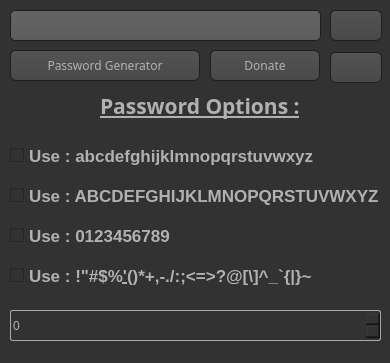
<?xml version="1.0" encoding="UTF-8"?>
<ui version="4.0">
 <class>MainWindow</class>
 <widget class="QMainWindow" name="MainWindow">
  <property name="geometry">
   <rect>
    <x>0</x>
    <y>0</y>
    <width>390</width>
    <height>363</height>
   </rect>
  </property>
  <property name="minimumSize">
   <size>
    <width>390</width>
    <height>363</height>
   </size>
  </property>
  <property name="maximumSize">
   <size>
    <width>390</width>
    <height>363</height>
   </size>
  </property>
  <property name="font">
   <font>
    <pointsize>11</pointsize>
   </font>
  </property>
  <property name="windowTitle">
   <string>Password Generator</string>
  </property>
  <property name="windowIcon">
   <iconset resource="icons.qrc">
    <normaloff>:/newPrefix/icon_Programme.png</normaloff>
    <normalon>:/newPrefix/passworrdd.png</normalon>:/newPrefix/icon_Programme.png</iconset>
  </property>
  <property name="styleSheet">
   <string notr="true">QToolTip
{
     border: 1px solid black;
     background-color: #ffa02f;
     padding: 1px;
     border-radius: 3px;
     opacity: 100;
}

QWidget
{
    color: #b1b1b1;
    background-color: #323232;
}

QTreeView, QListView
{
    background-color: silver;
    margin-left: 5px;
}

QWidget:item:hover
{
    background-color: QLinearGradient( x1: 0, y1: 0, x2: 0, y2: 1, stop: 0 #ffa02f, stop: 1 #ca0619);
    color: #000000;
}

QWidget:item:selected
{
    background-color: QLinearGradient( x1: 0, y1: 0, x2: 0, y2: 1, stop: 0 #ffa02f, stop: 1 #d7801a);
}

QMenuBar::item
{
    background: transparent;
}

QMenuBar::item:selected
{
    background: transparent;
    border: 1px solid #ffaa00;
}

QMenuBar::item:pressed
{
    background: #444;
    border: 1px solid #000;
    background-color: QLinearGradient(
        x1:0, y1:0,
        x2:0, y2:1,
        stop:1 #212121,
        stop:0.4 #343434/*,
        stop:0.2 #343434,
        stop:0.1 #ffaa00*/
    );
    margin-bottom:-1px;
    padding-bottom:1px;
}

QMenu
{
    border: 1px solid #000;
}

QMenu::item
{
    padding: 2px 20px 2px 20px;
}

QMenu::item:selected
{
    color: #000000;
}

QWidget:disabled
{
    color: #808080;
    background-color: #323232;
}

QAbstractItemView
{
    background-color: QLinearGradient( x1: 0, y1: 0, x2: 0, y2: 1, stop: 0 #4d4d4d, stop: 0.1 #646464, stop: 1 #5d5d5d);
}

QWidget:focus
{
    /*border: 1px solid darkgray;*/
}

QLineEdit
{
    background-color: QLinearGradient( x1: 0, y1: 0, x2: 0, y2: 1, stop: 0 #4d4d4d, stop: 0 #646464, stop: 1 #5d5d5d);
    padding: 1px;
    border-style: solid;
    border: 1px solid #1e1e1e;
    border-radius: 5;
}

QPushButton
{
    color: #b1b1b1;
    background-color: QLinearGradient( x1: 0, y1: 0, x2: 0, y2: 1, stop: 0 #565656, stop: 0.1 #525252, stop: 0.5 #4e4e4e, stop: 0.9 #4a4a4a, stop: 1 #464646);
    border-width: 1px;
    border-color: #1e1e1e;
    border-style: solid;
    border-radius: 6;
    padding: 3px;
    font-size: 12px;
    padding-left: 5px;
    padding-right: 5px;
    min-width: 40px;
}

QPushButton:pressed
{
    background-color: QLinearGradient( x1: 0, y1: 0, x2: 0, y2: 1, stop: 0 #2d2d2d, stop: 0.1 #2b2b2b, stop: 0.5 #292929, stop: 0.9 #282828, stop: 1 #252525);
}

QComboBox
{
    selection-background-color: #ffaa00;
    background-color: QLinearGradient( x1: 0, y1: 0, x2: 0, y2: 1, stop: 0 #565656, stop: 0.1 #525252, stop: 0.5 #4e4e4e, stop: 0.9 #4a4a4a, stop: 1 #464646);
    border-style: solid;
    border: 1px solid #1e1e1e;
    border-radius: 5;
}

QComboBox:hover,QPushButton:hover
{
    border: 2px solid QLinearGradient( x1: 0, y1: 0, x2: 0, y2: 1, stop: 0 #ffa02f, stop: 1 #d7801a);
}


QComboBox:on
{
    padding-top: 3px;
    padding-left: 4px;
    background-color: QLinearGradient( x1: 0, y1: 0, x2: 0, y2: 1, stop: 0 #2d2d2d, stop: 0.1 #2b2b2b, stop: 0.5 #292929, stop: 0.9 #282828, stop: 1 #252525);
    selection-background-color: #ffaa00;
}

QComboBox QAbstractItemView
{
    border: 2px solid darkgray;
    selection-background-color: QLinearGradient( x1: 0, y1: 0, x2: 0, y2: 1, stop: 0 #ffa02f, stop: 1 #d7801a);
}

QComboBox::drop-down
{
     subcontrol-origin: padding;
     subcontrol-position: top right;
     width: 15px;

     border-left-width: 0px;
     border-left-color: darkgray;
     border-left-style: solid; /* just a single line */
     border-top-right-radius: 3px; /* same radius as the QComboBox */
     border-bottom-right-radius: 3px;
 }

QComboBox::down-arrow
{
     image: url(:/dark_orange/img/down_arrow.png);
}

QGroupBox
{
    border: 1px solid darkgray;
    margin-top: 10px;
}

QGroupBox:focus
{
    border: 1px solid darkgray;
}

QTextEdit:focus
{
    border: 1px solid darkgray;
}

QScrollBar:horizontal {
     border: 1px solid #222222;
     background: QLinearGradient( x1: 0, y1: 0, x2: 0, y2: 1, stop: 0.0 #121212, stop: 0.2 #282828, stop: 1 #484848);
     height: 7px;
     margin: 0px 16px 0 16px;
}

QScrollBar::handle:horizontal
{
      background: QLinearGradient( x1: 0, y1: 0, x2: 1, y2: 0, stop: 0 #ffa02f, stop: 0.5 #d7801a, stop: 1 #ffa02f);
      min-height: 20px;
      border-radius: 2px;
}

QScrollBar::add-line:horizontal {
      border: 1px solid #1b1b19;
      border-radius: 2px;
      background: QLinearGradient( x1: 0, y1: 0, x2: 1, y2: 0, stop: 0 #ffa02f, stop: 1 #d7801a);
      width: 14px;
      subcontrol-position: right;
      subcontrol-origin: margin;
}

QScrollBar::sub-line:horizontal {
      border: 1px solid #1b1b19;
      border-radius: 2px;
      background: QLinearGradient( x1: 0, y1: 0, x2: 1, y2: 0, stop: 0 #ffa02f, stop: 1 #d7801a);
      width: 14px;
     subcontrol-position: left;
     subcontrol-origin: margin;
}

QScrollBar::right-arrow:horizontal, QScrollBar::left-arrow:horizontal
{
      border: 1px solid black;
      width: 1px;
      height: 1px;
      background: white;
}

QScrollBar::add-page:horizontal, QScrollBar::sub-page:horizontal
{
      background: none;
}

QScrollBar:vertical
{
      background: QLinearGradient( x1: 0, y1: 0, x2: 1, y2: 0, stop: 0.0 #121212, stop: 0.2 #282828, stop: 1 #484848);
      width: 7px;
      margin: 16px 0 16px 0;
      border: 1px solid #222222;
}

QScrollBar::handle:vertical
{
      background: QLinearGradient( x1: 0, y1: 0, x2: 0, y2: 1, stop: 0 #ffa02f, stop: 0.5 #d7801a, stop: 1 #ffa02f);
      min-height: 20px;
      border-radius: 2px;
}

QScrollBar::add-line:vertical
{
      border: 1px solid #1b1b19;
      border-radius: 2px;
      background: QLinearGradient( x1: 0, y1: 0, x2: 0, y2: 1, stop: 0 #ffa02f, stop: 1 #d7801a);
      height: 14px;
      subcontrol-position: bottom;
      subcontrol-origin: margin;
}

QScrollBar::sub-line:vertical
{
      border: 1px solid #1b1b19;
      border-radius: 2px;
      background: QLinearGradient( x1: 0, y1: 0, x2: 0, y2: 1, stop: 0 #d7801a, stop: 1 #ffa02f);
      height: 14px;
      subcontrol-position: top;
      subcontrol-origin: margin;
}

QScrollBar::up-arrow:vertical, QScrollBar::down-arrow:vertical
{
      border: 1px solid black;
      width: 1px;
      height: 1px;
      background: white;
}


QScrollBar::add-page:vertical, QScrollBar::sub-page:vertical
{
      background: none;
}

QTextEdit
{
    background-color: #242424;
}

QPlainTextEdit
{
    background-color: #242424;
}

QHeaderView::section
{
    background-color: QLinearGradient(x1:0, y1:0, x2:0, y2:1, stop:0 #616161, stop: 0.5 #505050, stop: 0.6 #434343, stop:1 #656565);
    color: white;
    padding-left: 4px;
    border: 1px solid #6c6c6c;
}

QDockWidget::title
{
    text-align: center;
    spacing: 3px; /* spacing between items in the tool bar */
    background-color: QLinearGradient(x1:0, y1:0, x2:0, y2:1, stop:0 #323232, stop: 0.5 #242424, stop:1 #323232);
}

QDockWidget::close-button, QDockWidget::float-button
{
    text-align: center;
    spacing: 1px; /* spacing between items in the tool bar */
    background-color: QLinearGradient(x1:0, y1:0, x2:0, y2:1, stop:0 #323232, stop: 0.5 #242424, stop:1 #323232);
}

QDockWidget::close-button:hover, QDockWidget::float-button:hover
{
    background: #242424;
}

QDockWidget::close-button:pressed, QDockWidget::float-button:pressed
{
    padding: 1px -1px -1px 1px;
}

QMainWindow::separator
{
    background-color: QLinearGradient(x1:0, y1:0, x2:0, y2:1, stop:0 #161616, stop: 0.5 #151515, stop: 0.6 #212121, stop:1 #343434);
    color: white;
    padding-left: 4px;
    border: 1px solid #4c4c4c;
    spacing: 3px; /* spacing between items in the tool bar */
}

QMainWindow::separator:hover
{

    background-color: QLinearGradient(x1:0, y1:0, x2:0, y2:1, stop:0 #d7801a, stop:0.5 #b56c17 stop:1 #ffa02f);
    color: white;
    padding-left: 4px;
    border: 1px solid #6c6c6c;
    spacing: 3px; /* spacing between items in the tool bar */
}

QToolBar::handle
{
     spacing: 3px; /* spacing between items in the tool bar */
     background: url(:/dark_orange/img/handle.png);
}

QMenu::separator
{
    height: 2px;
    background-color: QLinearGradient(x1:0, y1:0, x2:0, y2:1, stop:0 #161616, stop: 0.5 #151515, stop: 0.6 #212121, stop:1 #343434);
    color: white;
    padding-left: 4px;
    margin-left: 10px;
    margin-right: 5px;
}

QProgressBar
{
    border: 2px solid grey;
    border-radius: 5px;
    text-align: center;
}

QProgressBar::chunk
{
    background-color: #d7801a;
    width: 2.15px;
    margin: 0.5px;
}

QTabBar::tab {
    color: #b1b1b1;
    border: 1px solid #444;
    border-bottom-style: none;
    background-color: #323232;
    padding-left: 10px;
    padding-right: 10px;
    padding-top: 3px;
    padding-bottom: 2px;
    margin-right: -1px;
}

QTabWidget::pane {
    border: 1px solid #444;
    top: 1px;
}

QTabBar::tab:last
{
    margin-right: 0; /* the last selected tab has nothing to overlap with on the right */
    border-top-right-radius: 3px;
}

QTabBar::tab:first:!selected
{
 margin-left: 0px; /* the last selected tab has nothing to overlap with on the right */


    border-top-left-radius: 3px;
}

QTabBar::tab:!selected
{
    color: #b1b1b1;
    border-bottom-style: solid;
    margin-top: 3px;
    background-color: QLinearGradient(x1:0, y1:0, x2:0, y2:1, stop:1 #212121, stop:.4 #343434);
}

QTabBar::tab:selected
{
    border-top-left-radius: 3px;
    border-top-right-radius: 3px;
    margin-bottom: 0px;
}

QTabBar::tab:!selected:hover
{
    /*border-top: 2px solid #ffaa00;
    padding-bottom: 3px;*/
    border-top-left-radius: 3px;
    border-top-right-radius: 3px;
    background-color: QLinearGradient(x1:0, y1:0, x2:0, y2:1, stop:1 #212121, stop:0.4 #343434, stop:0.2 #343434, stop:0.1 #ffaa00);
}

QRadioButton::indicator:checked, QRadioButton::indicator:unchecked{
    color: #b1b1b1;
    background-color: #323232;
    border: 1px solid #b1b1b1;
    border-radius: 6px;
}

QRadioButton::indicator:checked
{
    background-color: qradialgradient(
        cx: 0.5, cy: 0.5,
        fx: 0.5, fy: 0.5,
        radius: 1.0,
        stop: 0.25 #ffaa00,
        stop: 0.3 #323232
    );
}


QRadioButton::indicator
{
    border-radius: 6px;
}

QRadioButton::indicator:hover::indicator:hover
{
    border: 1px solid #ffaa00;
}


QSlider::groove:horizontal {
    border: 1px solid #3A3939;
    height: 8px;
    background: #201F1F;
    margin: 2px 0;
    border-radius: 2px;
}

QSlider::handle:horizontal {
    background: QLinearGradient( x1: 0, y1: 0, x2: 0, y2: 1,
      stop: 0.0 silver, stop: 0.2 #a8a8a8, stop: 1 #727272);
    border: 1px solid #3A3939;
    width: 14px;
    height: 14px;
    margin: -4px 0;
    border-radius: 2px;
}

QSlider::groove:vertical {
    border: 1px solid #3A3939;
    width: 8px;
    background: #201F1F;
    margin: 0 0px;
    border-radius: 2px;
}

QSlider::handle:vertical {
    background: QLinearGradient( x1: 0, y1: 0, x2: 0, y2: 1, stop: 0.0 silver,
      stop: 0.2 #a8a8a8, stop: 1 #727272);
    border: 1px solid #3A3939;
    width: 14px;
    height: 14px;
    margin: 0 -4px;
    border-radius: 2px;
}

QAbstractSpinBox {
    padding-top: 2px;
    padding-bottom: 2px;
    border: 1px solid darkgray;

    border-radius: 2px;
    min-width: 50px;
}


</string>
  </property>
  <property name="iconSize">
   <size>
    <width>40</width>
    <height>40</height>
   </size>
  </property>
  <widget class="QWidget" name="centralwidget">
   <widget class="QLineEdit" name="lineEdit">
    <property name="geometry">
     <rect>
      <x>10</x>
      <y>10</y>
      <width>311</width>
      <height>31</height>
     </rect>
    </property>
    <property name="readOnly">
     <bool>true</bool>
    </property>
   </widget>
   <widget class="QPushButton" name="pushButton">
    <property name="geometry">
     <rect>
      <x>10</x>
      <y>50</y>
      <width>190</width>
      <height>31</height>
     </rect>
    </property>
    <property name="font">
     <font>
      <family>Microsoft Tai Le</family>
      <pointsize>-1</pointsize>
     </font>
    </property>
    <property name="text">
     <string>Password Generator</string>
    </property>
    <property name="icon">
     <iconset>
      <normaloff>passworrdd.png</normaloff>passworrdd.png</iconset>
    </property>
    <property name="iconSize">
     <size>
      <width>23</width>
      <height>23</height>
     </size>
    </property>
   </widget>
   <widget class="QPushButton" name="pushButton_2">
    <property name="geometry">
     <rect>
      <x>210</x>
      <y>50</y>
      <width>110</width>
      <height>31</height>
     </rect>
    </property>
    <property name="font">
     <font>
      <family>Microsoft Tai Le</family>
      <pointsize>-1</pointsize>
     </font>
    </property>
    <property name="text">
     <string>Donate</string>
    </property>
    <property name="icon">
     <iconset resource="icons.qrc">
      <normaloff>:/newPrefix/pypal.png</normaloff>:/newPrefix/pypal.png</iconset>
    </property>
   </widget>
   <widget class="QCheckBox" name="checkBox">
    <property name="geometry">
     <rect>
      <x>10</x>
      <y>140</y>
      <width>391</width>
      <height>31</height>
     </rect>
    </property>
    <property name="font">
     <font>
      <pointsize>13</pointsize>
      <weight>75</weight>
      <bold>true</bold>
     </font>
    </property>
    <property name="text">
     <string>Use : abcdefghijklmnopqrstuvwxyz</string>
    </property>
   </widget>
   <widget class="QCheckBox" name="checkBox_2">
    <property name="geometry">
     <rect>
      <x>10</x>
      <y>180</y>
      <width>371</width>
      <height>31</height>
     </rect>
    </property>
    <property name="font">
     <font>
      <pointsize>13</pointsize>
      <weight>75</weight>
      <bold>true</bold>
     </font>
    </property>
    <property name="text">
     <string>Use : ABCDEFGHIJKLMNOPQRSTUVWXYZ</string>
    </property>
   </widget>
   <widget class="QCheckBox" name="checkBox_3">
    <property name="geometry">
     <rect>
      <x>10</x>
      <y>220</y>
      <width>331</width>
      <height>31</height>
     </rect>
    </property>
    <property name="font">
     <font>
      <pointsize>13</pointsize>
      <weight>75</weight>
      <bold>true</bold>
     </font>
    </property>
    <property name="text">
     <string>Use : 0123456789</string>
    </property>
   </widget>
   <widget class="QCheckBox" name="checkBox_4">
    <property name="geometry">
     <rect>
      <x>10</x>
      <y>260</y>
      <width>371</width>
      <height>31</height>
     </rect>
    </property>
    <property name="font">
     <font>
      <pointsize>13</pointsize>
      <weight>75</weight>
      <bold>true</bold>
     </font>
    </property>
    <property name="text">
     <string>Use : !&quot;#$%&amp;'()*+,-./:;&lt;=&gt;?@[\]^_`{|}~</string>
    </property>
   </widget>
   <widget class="QSpinBox" name="spinBox">
    <property name="geometry">
     <rect>
      <x>10</x>
      <y>310</y>
      <width>371</width>
      <height>31</height>
     </rect>
    </property>
   </widget>
   <widget class="QLabel" name="label">
    <property name="geometry">
     <rect>
      <x>100</x>
      <y>90</y>
      <width>231</width>
      <height>31</height>
     </rect>
    </property>
    <property name="font">
     <font>
      <family>Segoe UI Black</family>
      <pointsize>16</pointsize>
      <weight>75</weight>
      <italic>false</italic>
      <bold>true</bold>
      <underline>true</underline>
     </font>
    </property>
    <property name="text">
     <string>Password Options :</string>
    </property>
   </widget>
   <widget class="QPushButton" name="pushButton_3">
    <property name="geometry">
     <rect>
      <x>330</x>
      <y>10</y>
      <width>52</width>
      <height>31</height>
     </rect>
    </property>
    <property name="styleSheet">
     <string notr="true"/>
    </property>
    <property name="text">
     <string/>
    </property>
    <property name="icon">
     <iconset resource="icons.qrc">
      <normaloff>:/newPrefix/copy (2).png</normaloff>:/newPrefix/copy (2).png</iconset>
    </property>
    <property name="iconSize">
     <size>
      <width>25</width>
      <height>25</height>
     </size>
    </property>
   </widget>
   <widget class="QPushButton" name="pushButton_4">
    <property name="geometry">
     <rect>
      <x>330</x>
      <y>52</y>
      <width>52</width>
      <height>31</height>
     </rect>
    </property>
    <property name="styleSheet">
     <string notr="true">image: url(:/newPrefix/iconfinder_2_2135937.png);</string>
    </property>
    <property name="text">
     <string/>
    </property>
   </widget>
  </widget>
  <widget class="QMenuBar" name="menubar">
   <property name="geometry">
    <rect>
     <x>0</x>
     <y>0</y>
     <width>390</width>
     <height>21</height>
    </rect>
   </property>
  </widget>
  <widget class="QStatusBar" name="statusbar"/>
 </widget>
 <resources>
  <include location="icons.qrc"/>
 </resources>
 <connections/>
</ui>
